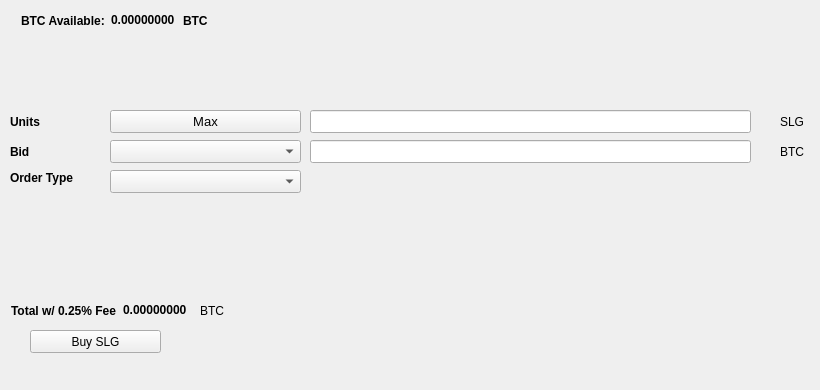
   <widget class="QWidget" name="BuyTab">
    <attribute name="title">
     <string>Buy</string>
    </attribute>
    <widget class="QPushButton" name="BuySLG">
     <property name="geometry">
      <rect>
       <x>30</x>
       <y>330</y>
       <width>131</width>
       <height>23</height>
      </rect>
     </property>
     <property name="text">
      <string>Buy SLG</string>
     </property>
     <property name="icon">
      <iconset resource="../bitcoin.qrc">
       <normaloff>:/icons/bitcoin</normaloff>:/icons/bitcoin</iconset>
     </property>
    </widget>
    <widget class="QLabel" name="label_3">
     <property name="geometry">
      <rect>
       <x>10</x>
       <y>110</y>
       <width>46</width>
       <height>23</height>
      </rect>
     </property>
     <property name="font">
      <font>
       <weight>75</weight>
       <bold>true</bold>
      </font>
     </property>
     <property name="text">
      <string>Units</string>
     </property>
    </widget>
    <widget class="QLineEdit" name="UnitsInput">
     <property name="geometry">
      <rect>
       <x>310</x>
       <y>110</y>
       <width>441</width>
       <height>23</height>
      </rect>
     </property>
     <property name="font">
      <font>
       <pointsize>9</pointsize>
       <weight>75</weight>
       <bold>true</bold>
      </font>
     </property>
    </widget>
    <widget class="QLineEdit" name="BuyBidPriceEdit">
     <property name="geometry">
      <rect>
       <x>310</x>
       <y>140</y>
       <width>441</width>
       <height>23</height>
      </rect>
     </property>
     <property name="font">
      <font>
       <pointsize>9</pointsize>
       <weight>75</weight>
       <bold>true</bold>
      </font>
     </property>
    </widget>
    <widget class="QLabel" name="label_4">
     <property name="geometry">
      <rect>
       <x>780</x>
       <y>110</y>
       <width>31</width>
       <height>23</height>
      </rect>
     </property>
     <property name="text">
      <string>SLG</string>
     </property>
    </widget>
    <widget class="QLabel" name="label_5">
     <property name="geometry">
      <rect>
       <x>780</x>
       <y>140</y>
       <width>31</width>
       <height>23</height>
      </rect>
     </property>
     <property name="text">
      <string>BTC</string>
     </property>
    </widget>
    <widget class="QLabel" name="label_6">
     <property name="geometry">
      <rect>
       <x>10</x>
       <y>140</y>
       <width>46</width>
       <height>23</height>
      </rect>
     </property>
     <property name="font">
      <font>
       <weight>75</weight>
       <bold>true</bold>
      </font>
     </property>
     <property name="text">
      <string>Bid</string>
     </property>
    </widget>
    <widget class="QLabel" name="label_7">
     <property name="geometry">
      <rect>
       <x>10</x>
       <y>170</y>
       <width>91</width>
       <height>16</height>
      </rect>
     </property>
     <property name="font">
      <font>
       <weight>75</weight>
       <bold>true</bold>
      </font>
     </property>
     <property name="text">
      <string>Order Type</string>
     </property>
    </widget>
    <widget class="QPushButton" name="Buy_Max_Amount">
     <property name="geometry">
      <rect>
       <x>110</x>
       <y>110</y>
       <width>191</width>
       <height>23</height>
      </rect>
     </property>
     <property name="font">
      <font>
       <pointsize>10</pointsize>
      </font>
     </property>
     <property name="text">
      <string>Max</string>
     </property>
    </widget>
    <widget class="QComboBox" name="BuyBidcomboBox">
     <property name="geometry">
      <rect>
       <x>110</x>
       <y>140</y>
       <width>191</width>
       <height>23</height>
      </rect>
     </property>
     <property name="font">
      <font>
       <pointsize>10</pointsize>
      </font>
     </property>
    </widget>
    <widget class="QComboBox" name="buyOrdertypeCombo">
     <property name="geometry">
      <rect>
       <x>110</x>
       <y>170</y>
       <width>191</width>
       <height>23</height>
      </rect>
     </property>
     <property name="font">
      <font>
       <pointsize>10</pointsize>
      </font>
     </property>
    </widget>
    <widget class="QWidget" name="layoutWidget1">
     <property name="geometry">
      <rect>
       <x>21</x>
       <y>11</y>
       <width>227</width>
       <height>19</height>
      </rect>
     </property>
     <layout class="QHBoxLayout" name="horizontalLayout_3">
      <item>
       <widget class="QLabel" name="label232">
        <property name="font">
         <font>
          <weight>75</weight>
          <bold>true</bold>
         </font>
        </property>
        <property name="text">
         <string>BTC Available:</string>
        </property>
       </widget>
      </item>
      <item>
       <widget class="QLabel" name="BtcAvailableLbl">
        <property name="palette">
         <palette>
          <active>
           <colorrole role="WindowText">
            <brush brushstyle="SolidPattern">
             <color alpha="255">
              <red>0</red>
              <green>0</green>
              <blue>0</blue>
             </color>
            </brush>
           </colorrole>
           <colorrole role="Button">
            <brush brushstyle="SolidPattern">
             <color alpha="255">
              <red>0</red>
              <green>170</green>
              <blue>0</blue>
             </color>
            </brush>
           </colorrole>
           <colorrole role="Light">
            <brush brushstyle="SolidPattern">
             <color alpha="255">
              <red>0</red>
              <green>255</green>
              <blue>0</blue>
             </color>
            </brush>
           </colorrole>
           <colorrole role="Midlight">
            <brush brushstyle="SolidPattern">
             <color alpha="255">
              <red>0</red>
              <green>212</green>
              <blue>0</blue>
             </color>
            </brush>
           </colorrole>
           <colorrole role="Dark">
            <brush brushstyle="SolidPattern">
             <color alpha="255">
              <red>0</red>
              <green>85</green>
              <blue>0</blue>
             </color>
            </brush>
           </colorrole>
           <colorrole role="Mid">
            <brush brushstyle="SolidPattern">
             <color alpha="255">
              <red>0</red>
              <green>113</green>
              <blue>0</blue>
             </color>
            </brush>
           </colorrole>
           <colorrole role="Text">
            <brush brushstyle="SolidPattern">
             <color alpha="255">
              <red>0</red>
              <green>170</green>
              <blue>0</blue>
             </color>
            </brush>
           </colorrole>
           <colorrole role="BrightText">
            <brush brushstyle="SolidPattern">
             <color alpha="255">
              <red>255</red>
              <green>255</green>
              <blue>255</blue>
             </color>
            </brush>
           </colorrole>
           <colorrole role="ButtonText">
            <brush brushstyle="SolidPattern">
             <color alpha="255">
              <red>0</red>
              <green>0</green>
              <blue>0</blue>
             </color>
            </brush>
           </colorrole>
           <colorrole role="Base">
            <brush brushstyle="SolidPattern">
             <color alpha="255">
              <red>255</red>
              <green>255</green>
              <blue>255</blue>
             </color>
            </brush>
           </colorrole>
           <colorrole role="Window">
            <brush brushstyle="SolidPattern">
             <color alpha="255">
              <red>0</red>
              <green>170</green>
              <blue>0</blue>
             </color>
            </brush>
           </colorrole>
           <colorrole role="Shadow">
            <brush brushstyle="SolidPattern">
             <color alpha="255">
              <red>0</red>
              <green>0</green>
              <blue>0</blue>
             </color>
            </brush>
           </colorrole>
           <colorrole role="AlternateBase">
            <brush brushstyle="SolidPattern">
             <color alpha="255">
              <red>127</red>
              <green>212</green>
              <blue>127</blue>
             </color>
            </brush>
           </colorrole>
           <colorrole role="ToolTipBase">
            <brush brushstyle="SolidPattern">
             <color alpha="255">
              <red>255</red>
              <green>255</green>
              <blue>220</blue>
             </color>
            </brush>
           </colorrole>
           <colorrole role="ToolTipText">
            <brush brushstyle="SolidPattern">
             <color alpha="255">
              <red>0</red>
              <green>0</green>
              <blue>0</blue>
             </color>
            </brush>
           </colorrole>
          </active>
          <inactive>
           <colorrole role="WindowText">
            <brush brushstyle="SolidPattern">
             <color alpha="255">
              <red>0</red>
              <green>0</green>
              <blue>0</blue>
             </color>
            </brush>
           </colorrole>
           <colorrole role="Button">
            <brush brushstyle="SolidPattern">
             <color alpha="255">
              <red>0</red>
              <green>170</green>
              <blue>0</blue>
             </color>
            </brush>
           </colorrole>
           <colorrole role="Light">
            <brush brushstyle="SolidPattern">
             <color alpha="255">
              <red>0</red>
              <green>255</green>
              <blue>0</blue>
             </color>
            </brush>
           </colorrole>
           <colorrole role="Midlight">
            <brush brushstyle="SolidPattern">
             <color alpha="255">
              <red>0</red>
              <green>212</green>
              <blue>0</blue>
             </color>
            </brush>
           </colorrole>
           <colorrole role="Dark">
            <brush brushstyle="SolidPattern">
             <color alpha="255">
              <red>0</red>
              <green>85</green>
              <blue>0</blue>
             </color>
            </brush>
           </colorrole>
           <colorrole role="Mid">
            <brush brushstyle="SolidPattern">
             <color alpha="255">
              <red>0</red>
              <green>113</green>
              <blue>0</blue>
             </color>
            </brush>
           </colorrole>
           <colorrole role="Text">
            <brush brushstyle="SolidPattern">
             <color alpha="255">
              <red>0</red>
              <green>170</green>
              <blue>0</blue>
             </color>
            </brush>
           </colorrole>
           <colorrole role="BrightText">
            <brush brushstyle="SolidPattern">
             <color alpha="255">
              <red>255</red>
              <green>255</green>
              <blue>255</blue>
             </color>
            </brush>
           </colorrole>
           <colorrole role="ButtonText">
            <brush brushstyle="SolidPattern">
             <color alpha="255">
              <red>0</red>
              <green>0</green>
              <blue>0</blue>
             </color>
            </brush>
           </colorrole>
           <colorrole role="Base">
            <brush brushstyle="SolidPattern">
             <color alpha="255">
              <red>255</red>
              <green>255</green>
              <blue>255</blue>
             </color>
            </brush>
           </colorrole>
           <colorrole role="Window">
            <brush brushstyle="SolidPattern">
             <color alpha="255">
              <red>0</red>
              <green>170</green>
              <blue>0</blue>
             </color>
            </brush>
           </colorrole>
           <colorrole role="Shadow">
            <brush brushstyle="SolidPattern">
             <color alpha="255">
              <red>0</red>
              <green>0</green>
              <blue>0</blue>
             </color>
            </brush>
           </colorrole>
           <colorrole role="AlternateBase">
            <brush brushstyle="SolidPattern">
             <color alpha="255">
              <red>127</red>
              <green>212</green>
              <blue>127</blue>
             </color>
            </brush>
           </colorrole>
           <colorrole role="ToolTipBase">
            <brush brushstyle="SolidPattern">
             <color alpha="255">
              <red>255</red>
              <green>255</green>
              <blue>220</blue>
             </color>
            </brush>
           </colorrole>
           <colorrole role="ToolTipText">
            <brush brushstyle="SolidPattern">
             <color alpha="255">
              <red>0</red>
              <green>0</green>
              <blue>0</blue>
             </color>
            </brush>
           </colorrole>
          </inactive>
          <disabled>
           <colorrole role="WindowText">
            <brush brushstyle="SolidPattern">
             <color alpha="255">
              <red>0</red>
              <green>85</green>
              <blue>0</blue>
             </color>
            </brush>
           </colorrole>
           <colorrole role="Button">
            <brush brushstyle="SolidPattern">
             <color alpha="255">
              <red>0</red>
              <green>170</green>
              <blue>0</blue>
             </color>
            </brush>
           </colorrole>
           <colorrole role="Light">
            <brush brushstyle="SolidPattern">
             <color alpha="255">
              <red>0</red>
              <green>255</green>
              <blue>0</blue>
             </color>
            </brush>
           </colorrole>
           <colorrole role="Midlight">
            <brush brushstyle="SolidPattern">
             <color alpha="255">
              <red>0</red>
              <green>212</green>
              <blue>0</blue>
             </color>
            </brush>
           </colorrole>
           <colorrole role="Dark">
            <brush brushstyle="SolidPattern">
             <color alpha="255">
              <red>0</red>
              <green>85</green>
              <blue>0</blue>
             </color>
            </brush>
           </colorrole>
           <colorrole role="Mid">
            <brush brushstyle="SolidPattern">
             <color alpha="255">
              <red>0</red>
              <green>113</green>
              <blue>0</blue>
             </color>
            </brush>
           </colorrole>
           <colorrole role="Text">
            <brush brushstyle="SolidPattern">
             <color alpha="255">
              <red>0</red>
              <green>85</green>
              <blue>0</blue>
             </color>
            </brush>
           </colorrole>
           <colorrole role="BrightText">
            <brush brushstyle="SolidPattern">
             <color alpha="255">
              <red>255</red>
              <green>255</green>
              <blue>255</blue>
             </color>
            </brush>
           </colorrole>
           <colorrole role="ButtonText">
            <brush brushstyle="SolidPattern">
             <color alpha="255">
              <red>0</red>
              <green>85</green>
              <blue>0</blue>
             </color>
            </brush>
           </colorrole>
           <colorrole role="Base">
            <brush brushstyle="SolidPattern">
             <color alpha="255">
              <red>0</red>
              <green>170</green>
              <blue>0</blue>
             </color>
            </brush>
           </colorrole>
           <colorrole role="Window">
            <brush brushstyle="SolidPattern">
             <color alpha="255">
              <red>0</red>
              <green>170</green>
              <blue>0</blue>
             </color>
            </brush>
           </colorrole>
           <colorrole role="Shadow">
            <brush brushstyle="SolidPattern">
             <color alpha="255">
              <red>0</red>
              <green>0</green>
              <blue>0</blue>
             </color>
            </brush>
           </colorrole>
           <colorrole role="AlternateBase">
            <brush brushstyle="SolidPattern">
             <color alpha="255">
              <red>0</red>
              <green>170</green>
              <blue>0</blue>
             </color>
            </brush>
           </colorrole>
           <colorrole role="ToolTipBase">
            <brush brushstyle="SolidPattern">
             <color alpha="255">
              <red>255</red>
              <green>255</green>
              <blue>220</blue>
             </color>
            </brush>
           </colorrole>
           <colorrole role="ToolTipText">
            <brush brushstyle="SolidPattern">
             <color alpha="255">
              <red>0</red>
              <green>0</green>
              <blue>0</blue>
             </color>
            </brush>
           </colorrole>
          </disabled>
         </palette>
        </property>
        <property name="font">
         <font>
          <weight>75</weight>
          <bold>true</bold>
         </font>
        </property>
        <property name="text">
         <string>0.00000000</string>
        </property>
        <property name="textInteractionFlags">
         <set>Qt::LinksAccessibleByMouse|Qt::TextSelectableByKeyboard|Qt::TextSelectableByMouse</set>
        </property>
       </widget>
      </item>
      <item>
       <widget class="QLabel" name="BtcAvailableLbl_2">
        <property name="font">
         <font>
          <weight>75</weight>
          <bold>true</bold>
         </font>
        </property>
        <property name="text">
         <string>BTC</string>
        </property>
       </widget>
      </item>
     </layout>
    </widget>
    <widget class="QWidget" name="layoutWidge2">
     <property name="geometry">
      <rect>
       <x>11</x>
       <y>301</y>
       <width>259</width>
       <height>19</height>
      </rect>
     </property>
     <layout class="QHBoxLayout" name="horizontalLayout_4">
      <item>
       <widget class="QLabel" name="label_9">
        <property name="font">
         <font>
          <weight>75</weight>
          <bold>true</bold>
         </font>
        </property>
        <property name="text">
         <string>Total w/ 0.25% Fee</string>
        </property>
       </widget>
      </item>
      <item>
       <widget class="QLabel" name="BuyCostLabel">
        <property name="palette">
         <palette>
          <active>
           <colorrole role="WindowText">
            <brush brushstyle="SolidPattern">
             <color alpha="255">
              <red>0</red>
              <green>0</green>
              <blue>0</blue>
             </color>
            </brush>
           </colorrole>
           <colorrole role="Button">
            <brush brushstyle="SolidPattern">
             <color alpha="255">
              <red>0</red>
              <green>170</green>
              <blue>0</blue>
             </color>
            </brush>
           </colorrole>
           <colorrole role="Light">
            <brush brushstyle="SolidPattern">
             <color alpha="255">
              <red>0</red>
              <green>255</green>
              <blue>0</blue>
             </color>
            </brush>
           </colorrole>
           <colorrole role="Midlight">
            <brush brushstyle="SolidPattern">
             <color alpha="255">
              <red>0</red>
              <green>212</green>
              <blue>0</blue>
             </color>
            </brush>
           </colorrole>
           <colorrole role="Dark">
            <brush brushstyle="SolidPattern">
             <color alpha="255">
              <red>0</red>
              <green>85</green>
              <blue>0</blue>
             </color>
            </brush>
           </colorrole>
           <colorrole role="Mid">
            <brush brushstyle="SolidPattern">
             <color alpha="255">
              <red>0</red>
              <green>113</green>
              <blue>0</blue>
             </color>
            </brush>
           </colorrole>
           <colorrole role="Text">
            <brush brushstyle="SolidPattern">
             <color alpha="255">
              <red>0</red>
              <green>170</green>
              <blue>0</blue>
             </color>
            </brush>
           </colorrole>
           <colorrole role="BrightText">
            <brush brushstyle="SolidPattern">
             <color alpha="255">
              <red>255</red>
              <green>255</green>
              <blue>255</blue>
             </color>
            </brush>
           </colorrole>
           <colorrole role="ButtonText">
            <brush brushstyle="SolidPattern">
             <color alpha="255">
              <red>0</red>
              <green>0</green>
              <blue>0</blue>
             </color>
            </brush>
           </colorrole>
           <colorrole role="Base">
            <brush brushstyle="SolidPattern">
             <color alpha="255">
              <red>255</red>
              <green>255</green>
              <blue>255</blue>
             </color>
            </brush>
           </colorrole>
           <colorrole role="Window">
            <brush brushstyle="SolidPattern">
             <color alpha="255">
              <red>0</red>
              <green>170</green>
              <blue>0</blue>
             </color>
            </brush>
           </colorrole>
           <colorrole role="Shadow">
            <brush brushstyle="SolidPattern">
             <color alpha="255">
              <red>0</red>
              <green>0</green>
              <blue>0</blue>
             </color>
            </brush>
           </colorrole>
           <colorrole role="AlternateBase">
            <brush brushstyle="SolidPattern">
             <color alpha="255">
              <red>127</red>
              <green>212</green>
              <blue>127</blue>
             </color>
            </brush>
           </colorrole>
           <colorrole role="ToolTipBase">
            <brush brushstyle="SolidPattern">
             <color alpha="255">
              <red>255</red>
              <green>255</green>
              <blue>220</blue>
             </color>
            </brush>
           </colorrole>
           <colorrole role="ToolTipText">
            <brush brushstyle="SolidPattern">
             <color alpha="255">
              <red>0</red>
              <green>0</green>
              <blue>0</blue>
             </color>
            </brush>
           </colorrole>
          </active>
          <inactive>
           <colorrole role="WindowText">
            <brush brushstyle="SolidPattern">
             <color alpha="255">
              <red>0</red>
              <green>0</green>
              <blue>0</blue>
             </color>
            </brush>
           </colorrole>
           <colorrole role="Button">
            <brush brushstyle="SolidPattern">
             <color alpha="255">
              <red>0</red>
              <green>170</green>
              <blue>0</blue>
             </color>
            </brush>
           </colorrole>
           <colorrole role="Light">
            <brush brushstyle="SolidPattern">
             <color alpha="255">
              <red>0</red>
              <green>255</green>
              <blue>0</blue>
             </color>
            </brush>
           </colorrole>
           <colorrole role="Midlight">
            <brush brushstyle="SolidPattern">
             <color alpha="255">
              <red>0</red>
              <green>212</green>
              <blue>0</blue>
             </color>
            </brush>
           </colorrole>
           <colorrole role="Dark">
            <brush brushstyle="SolidPattern">
             <color alpha="255">
              <red>0</red>
              <green>85</green>
              <blue>0</blue>
             </color>
            </brush>
           </colorrole>
           <colorrole role="Mid">
            <brush brushstyle="SolidPattern">
             <color alpha="255">
              <red>0</red>
              <green>113</green>
              <blue>0</blue>
             </color>
            </brush>
           </colorrole>
           <colorrole role="Text">
            <brush brushstyle="SolidPattern">
             <color alpha="255">
              <red>0</red>
              <green>170</green>
              <blue>0</blue>
             </color>
            </brush>
           </colorrole>
           <colorrole role="BrightText">
            <brush brushstyle="SolidPattern">
             <color alpha="255">
              <red>255</red>
              <green>255</green>
              <blue>255</blue>
             </color>
            </brush>
           </colorrole>
           <colorrole role="ButtonText">
            <brush brushstyle="SolidPattern">
             <color alpha="255">
              <red>0</red>
              <green>0</green>
              <blue>0</blue>
             </color>
            </brush>
           </colorrole>
           <colorrole role="Base">
            <brush brushstyle="SolidPattern">
             <color alpha="255">
              <red>255</red>
              <green>255</green>
              <blue>255</blue>
             </color>
            </brush>
           </colorrole>
           <colorrole role="Window">
            <brush brushstyle="SolidPattern">
             <color alpha="255">
              <red>0</red>
              <green>170</green>
              <blue>0</blue>
             </color>
            </brush>
           </colorrole>
           <colorrole role="Shadow">
            <brush brushstyle="SolidPattern">
             <color alpha="255">
              <red>0</red>
              <green>0</green>
              <blue>0</blue>
             </color>
            </brush>
           </colorrole>
           <colorrole role="AlternateBase">
            <brush brushstyle="SolidPattern">
             <color alpha="255">
              <red>127</red>
              <green>212</green>
              <blue>127</blue>
             </color>
            </brush>
           </colorrole>
           <colorrole role="ToolTipBase">
            <brush brushstyle="SolidPattern">
             <color alpha="255">
              <red>255</red>
              <green>255</green>
              <blue>220</blue>
             </color>
            </brush>
           </colorrole>
           <colorrole role="ToolTipText">
            <brush brushstyle="SolidPattern">
             <color alpha="255">
              <red>0</red>
              <green>0</green>
              <blue>0</blue>
             </color>
            </brush>
           </colorrole>
          </inactive>
          <disabled>
           <colorrole role="WindowText">
            <brush brushstyle="SolidPattern">
             <color alpha="255">
              <red>0</red>
              <green>85</green>
              <blue>0</blue>
             </color>
            </brush>
           </colorrole>
           <colorrole role="Button">
            <brush brushstyle="SolidPattern">
             <color alpha="255">
              <red>0</red>
              <green>170</green>
              <blue>0</blue>
             </color>
            </brush>
           </colorrole>
           <colorrole role="Light">
            <brush brushstyle="SolidPattern">
             <color alpha="255">
              <red>0</red>
              <green>255</green>
              <blue>0</blue>
             </color>
            </brush>
           </colorrole>
           <colorrole role="Midlight">
            <brush brushstyle="SolidPattern">
             <color alpha="255">
              <red>0</red>
              <green>212</green>
              <blue>0</blue>
             </color>
            </brush>
           </colorrole>
           <colorrole role="Dark">
            <brush brushstyle="SolidPattern">
             <color alpha="255">
              <red>0</red>
              <green>85</green>
              <blue>0</blue>
             </color>
            </brush>
           </colorrole>
           <colorrole role="Mid">
            <brush brushstyle="SolidPattern">
             <color alpha="255">
              <red>0</red>
              <green>113</green>
              <blue>0</blue>
             </color>
            </brush>
           </colorrole>
           <colorrole role="Text">
            <brush brushstyle="SolidPattern">
             <color alpha="255">
              <red>0</red>
              <green>85</green>
              <blue>0</blue>
             </color>
            </brush>
           </colorrole>
           <colorrole role="BrightText">
            <brush brushstyle="SolidPattern">
             <color alpha="255">
              <red>255</red>
              <green>255</green>
              <blue>255</blue>
             </color>
            </brush>
           </colorrole>
           <colorrole role="ButtonText">
            <brush brushstyle="SolidPattern">
             <color alpha="255">
              <red>0</red>
              <green>85</green>
              <blue>0</blue>
             </color>
            </brush>
           </colorrole>
           <colorrole role="Base">
            <brush brushstyle="SolidPattern">
             <color alpha="255">
              <red>0</red>
              <green>170</green>
              <blue>0</blue>
             </color>
            </brush>
           </colorrole>
           <colorrole role="Window">
            <brush brushstyle="SolidPattern">
             <color alpha="255">
              <red>0</red>
              <green>170</green>
              <blue>0</blue>
             </color>
            </brush>
           </colorrole>
           <colorrole role="Shadow">
            <brush brushstyle="SolidPattern">
             <color alpha="255">
              <red>0</red>
              <green>0</green>
              <blue>0</blue>
             </color>
            </brush>
           </colorrole>
           <colorrole role="AlternateBase">
            <brush brushstyle="SolidPattern">
             <color alpha="255">
              <red>0</red>
              <green>170</green>
              <blue>0</blue>
             </color>
            </brush>
           </colorrole>
           <colorrole role="ToolTipBase">
            <brush brushstyle="SolidPattern">
             <color alpha="255">
              <red>255</red>
              <green>255</green>
              <blue>220</blue>
             </color>
            </brush>
           </colorrole>
           <colorrole role="ToolTipText">
            <brush brushstyle="SolidPattern">
             <color alpha="255">
              <red>0</red>
              <green>0</green>
              <blue>0</blue>
             </color>
            </brush>
           </colorrole>
          </disabled>
         </palette>
        </property>
        <property name="font">
         <font>
          <weight>75</weight>
          <bold>true</bold>
         </font>
        </property>
        <property name="autoFillBackground">
         <bool>false</bool>
        </property>
        <property name="text">
         <string>0.00000000</string>
        </property>
        <property name="textInteractionFlags">
         <set>Qt::LinksAccessibleByMouse|Qt::TextSelectableByMouse</set>
        </property>
       </widget>
      </item>
      <item>
       <widget class="QLabel" name="label_10">
        <property name="font">
         <font>
          <weight>50</weight>
          <bold>false</bold>
         </font>
        </property>
        <property name="text">
         <string>BTC</string>
        </property>
       </widget>
      </item>
     </layout>
    </widget>
    <widget class="QLabel" name="label_24">
     <property name="geometry">
      <rect>
       <x>460</x>
       <y>300</y>
       <width>281</width>
       <height>81</height>
      </rect>
     </property>
     <property name="text">
      <string/>
     </property>
     <property name="pixmap">
      <pixmap>:/images/bittrex</pixmap>
     </property>
    </widget>
   </widget>
